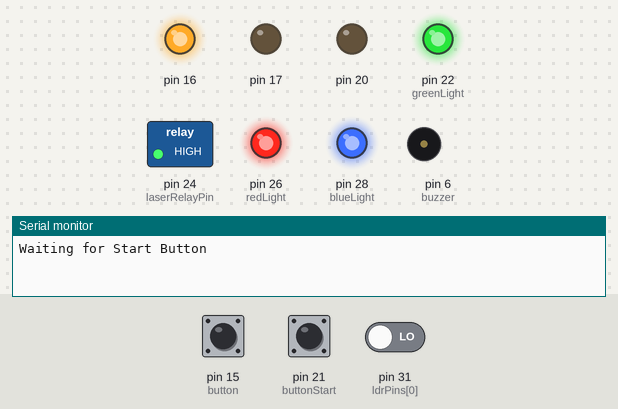
The sketch below on a simulated Arduino Mega 2560, built with avr-gcc and run on an emulated ATmega2560. Shown: switched loads named in the sketch (green lamp = pin HIGH), output pins drawn as LEDs (lit = HIGH), buzzer (waves = sounding, pin HIGH), the last lines printed to the serial monitor. The inputs (shaded band) are chosen by the test bench; at power-on: pin 21 (buttonStart) HIGH, pin 15 (button) HIGH, pin 31 (ldrPins[0]) LOW.

Above: at 4.2 s.
4.3 s: pin 21 (buttonStart) pulled LOW for 0.15 s
At 11.6 s:
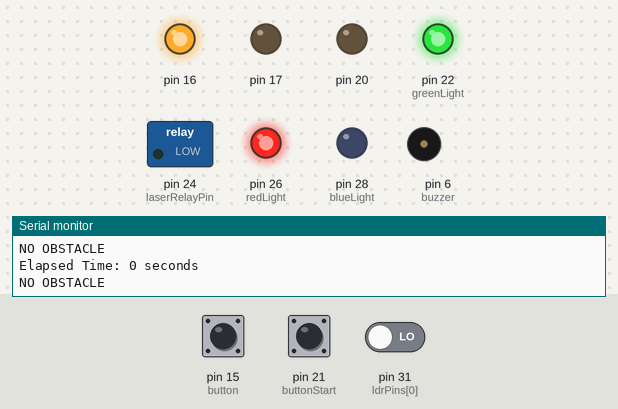
Timing chart, 0 to 11.9 s (numbered marks = the images above; inputs shaded):
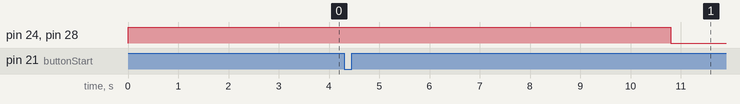

The sketch:

Laser_maze_new.ino
```cpp
int laserRelayPin = 24;
int redLight = 26;
int blueLight = 28;
int greenLight = 22;
int buzzer = 6;
int button = 15;
int buttonStart = 21;
int buttonStartState = 1;
int buttonState =  1;
const int ldrPins[] = {31, 33, 35, 37, 39, 41, 43, 45, 47, 49, 51, 53};
const int numberOfLasers = 1;
unsigned long startTime = 0.0;
unsigned long currentTime = 0.0;
unsigned long elapsedTime = 0.0;
unsigned long Time = 0.0;

void game() {
  currentTime = millis();
  digitalWrite(laserRelayPin, LOW);
  digitalWrite(blueLight, LOW);
  digitalWrite(redLight, HIGH);
  digitalWrite(greenLight, HIGH);

  if (detectNoLaser()) {
    Serial.println("OBSTACLE DETECTED");
    digitalWrite(laserRelayPin, HIGH);
    digitalWrite(redLight, LOW);
    digitalWrite(blueLight, HIGH);
    delay(3000);
    //track = 0;
    but();
  }

  buttonState = digitalRead(button);
  if(buttonState == LOW) {
    Serial.println("Button PRESSED");
    digitalWrite(laserRelayPin, HIGH);
    digitalWrite(buzzer, HIGH);
    digitalWrite(redLight, HIGH);
    digitalWrite(blueLight, HIGH);
    digitalWrite(greenLight, LOW);
    delay(3000);
    digitalWrite(buzzer, LOW);
    buttonState = HIGH;
    but();
  }

  elapsedTime = currentTime - startTime;
  Time = elapsedTime / 1000;
  Serial.print("Elapsed Time: ");
  Serial.print(Time);
  Serial.println(" seconds");
  if (Time > 60) {
    Serial.println("Too Slow game ovr");
    digitalWrite(laserRelayPin, HIGH);
    digitalWrite(redLight, LOW);
    digitalWrite(blueLight, HIGH);
    delay(3000);
    but();
  }

  game();
}

void setup() {
  Serial.begin(9600);
  pinMode(laserRelayPin, OUTPUT);
  pinMode(redLight, OUTPUT);
  pinMode(blueLight, OUTPUT);
  pinMode(16, OUTPUT);
  pinMode(20, OUTPUT);
  pinMode(21, OUTPUT);
  pinMode(17, OUTPUT);
  pinMode(greenLight, OUTPUT);
  pinMode(buzzer, OUTPUT);
  pinMode(button, INPUT_PULLUP);
  pinMode(buttonStart, INPUT_PULLUP);

  for (int i = 0; i < numberOfLasers; i++) {
    pinMode(ldrPins[i], INPUT);
  }

  digitalWrite(laserRelayPin, HIGH);
  digitalWrite(blueLight, HIGH);
  digitalWrite(redLight, HIGH);
  digitalWrite(greenLight, HIGH);
  digitalWrite(buzzer, LOW);
  digitalWrite(16, HIGH);
  digitalWrite(17, LOW);
  digitalWrite(17, LOW);

  delay(3000);
  Serial.println("Waiting for Start Button");
}

void but() {
  digitalWrite(laserRelayPin, HIGH);
  digitalWrite(blueLight, HIGH);
  digitalWrite(redLight, HIGH);
  digitalWrite(greenLight, HIGH);
  digitalWrite(buzzer, LOW);
  digitalWrite(16, HIGH);
  digitalWrite(17, LOW);

  buttonStartState = digitalRead(buttonStart);
  if (buttonStartState == LOW) {
    Serial.println("pressed Start Button");
    buttonStartState = HIGH;
    delay(5000);
    delay(1500);
    startTime = millis();
    game();
  }
  but();
}

void loop() {
  but();
}

bool detectNoLaser() {
  for (int i = 0; i < numberOfLasers; i++) {
    if (digitalRead(ldrPins[i]) == 0) {
      Serial.println("NO OBSTACLE");
      return false;
    }
  }
  return true;
}
```

Measured:
- after the input at 4.3 s, pin 24 (laserRelayPin), pin 28 (blueLight): HIGH → LOW after 6.5 s
